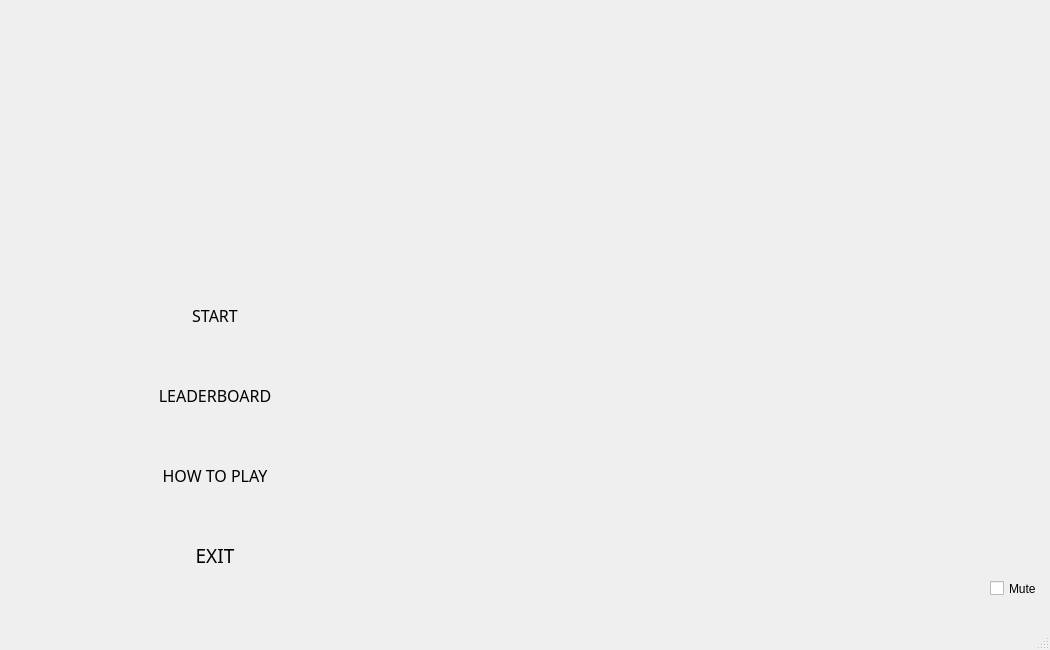
<?xml version="1.0" encoding="UTF-8"?>
<ui version="4.0">
 <class>StartWindow</class>
 <widget class="QMainWindow" name="StartWindow">
  <property name="geometry">
   <rect>
    <x>0</x>
    <y>0</y>
    <width>1050</width>
    <height>650</height>
   </rect>
  </property>
  <property name="windowTitle">
   <string>MainWindow</string>
  </property>
  <widget class="QWidget" name="centralwidget">
   <widget class="QPushButton" name="exitButton">
    <property name="geometry">
     <rect>
      <x>70</x>
      <y>530</y>
      <width>290</width>
      <height>50</height>
     </rect>
    </property>
    <property name="font">
     <font>
      <family>Wide Latin</family>
      <pointsize>14</pointsize>
     </font>
    </property>
    <property name="text">
     <string>EXIT</string>
    </property>
    <property name="default">
     <bool>false</bool>
    </property>
    <property name="flat">
     <bool>true</bool>
    </property>
   </widget>
   <widget class="QPushButton" name="startButton">
    <property name="geometry">
     <rect>
      <x>70</x>
      <y>290</y>
      <width>290</width>
      <height>50</height>
     </rect>
    </property>
    <property name="font">
     <font>
      <family>Wide Latin</family>
      <pointsize>12</pointsize>
     </font>
    </property>
    <property name="text">
     <string>START</string>
    </property>
    <property name="flat">
     <bool>true</bool>
    </property>
   </widget>
   <widget class="QCheckBox" name="Mute_checkBox">
    <property name="geometry">
     <rect>
      <x>990</x>
      <y>580</y>
      <width>70</width>
      <height>17</height>
     </rect>
    </property>
    <property name="text">
     <string>Mute</string>
    </property>
   </widget>
   <widget class="QWidget" name="verticalLayoutWidget">
    <property name="geometry">
     <rect>
      <x>760</x>
      <y>190</y>
      <width>201</width>
      <height>401</height>
     </rect>
    </property>
    <layout class="QVBoxLayout" name="verticalLayout">
     <property name="sizeConstraint">
      <enum>QLayout::SetNoConstraint</enum>
     </property>
    </layout>
   </widget>
   <widget class="QLabel" name="titleLB">
    <property name="geometry">
     <rect>
      <x>130</x>
      <y>40</y>
      <width>821</width>
      <height>71</height>
     </rect>
    </property>
    <property name="text">
     <string/>
    </property>
   </widget>
   <widget class="QPushButton" name="HTPButton">
    <property name="geometry">
     <rect>
      <x>70</x>
      <y>450</y>
      <width>290</width>
      <height>50</height>
     </rect>
    </property>
    <property name="font">
     <font>
      <family>Wide Latin</family>
      <pointsize>12</pointsize>
     </font>
    </property>
    <property name="text">
     <string>HOW TO PLAY</string>
    </property>
    <property name="default">
     <bool>false</bool>
    </property>
    <property name="flat">
     <bool>true</bool>
    </property>
   </widget>
   <widget class="QPushButton" name="LDBButton">
    <property name="geometry">
     <rect>
      <x>70</x>
      <y>370</y>
      <width>290</width>
      <height>50</height>
     </rect>
    </property>
    <property name="font">
     <font>
      <family>Wide Latin</family>
      <pointsize>12</pointsize>
     </font>
    </property>
    <property name="text">
     <string>LEADERBOARD</string>
    </property>
    <property name="default">
     <bool>false</bool>
    </property>
    <property name="flat">
     <bool>true</bool>
    </property>
   </widget>
   <widget class="QLabel" name="Bus_ImageLB">
    <property name="geometry">
     <rect>
      <x>420</x>
      <y>230</y>
      <width>541</width>
      <height>251</height>
     </rect>
    </property>
    <property name="text">
     <string/>
    </property>
   </widget>
   <widget class="QLabel" name="StartMLB">
    <property name="geometry">
     <rect>
      <x>70</x>
      <y>210</y>
      <width>311</width>
      <height>41</height>
     </rect>
    </property>
    <property name="text">
     <string/>
    </property>
   </widget>
  </widget>
  <widget class="QMenuBar" name="menubar">
   <property name="geometry">
    <rect>
     <x>0</x>
     <y>0</y>
     <width>1050</width>
     <height>21</height>
    </rect>
   </property>
  </widget>
  <widget class="QStatusBar" name="statusbar"/>
 </widget>
 <resources/>
 <connections>
  <connection>
   <sender>exitButton</sender>
   <signal>clicked()</signal>
   <receiver>StartWindow</receiver>
   <slot>close()</slot>
   <hints>
    <hint type="sourcelabel">
     <x>250</x>
     <y>559</y>
    </hint>
    <hint type="destinationlabel">
     <x>452</x>
     <y>573</y>
    </hint>
   </hints>
  </connection>
 </connections>
</ui>
